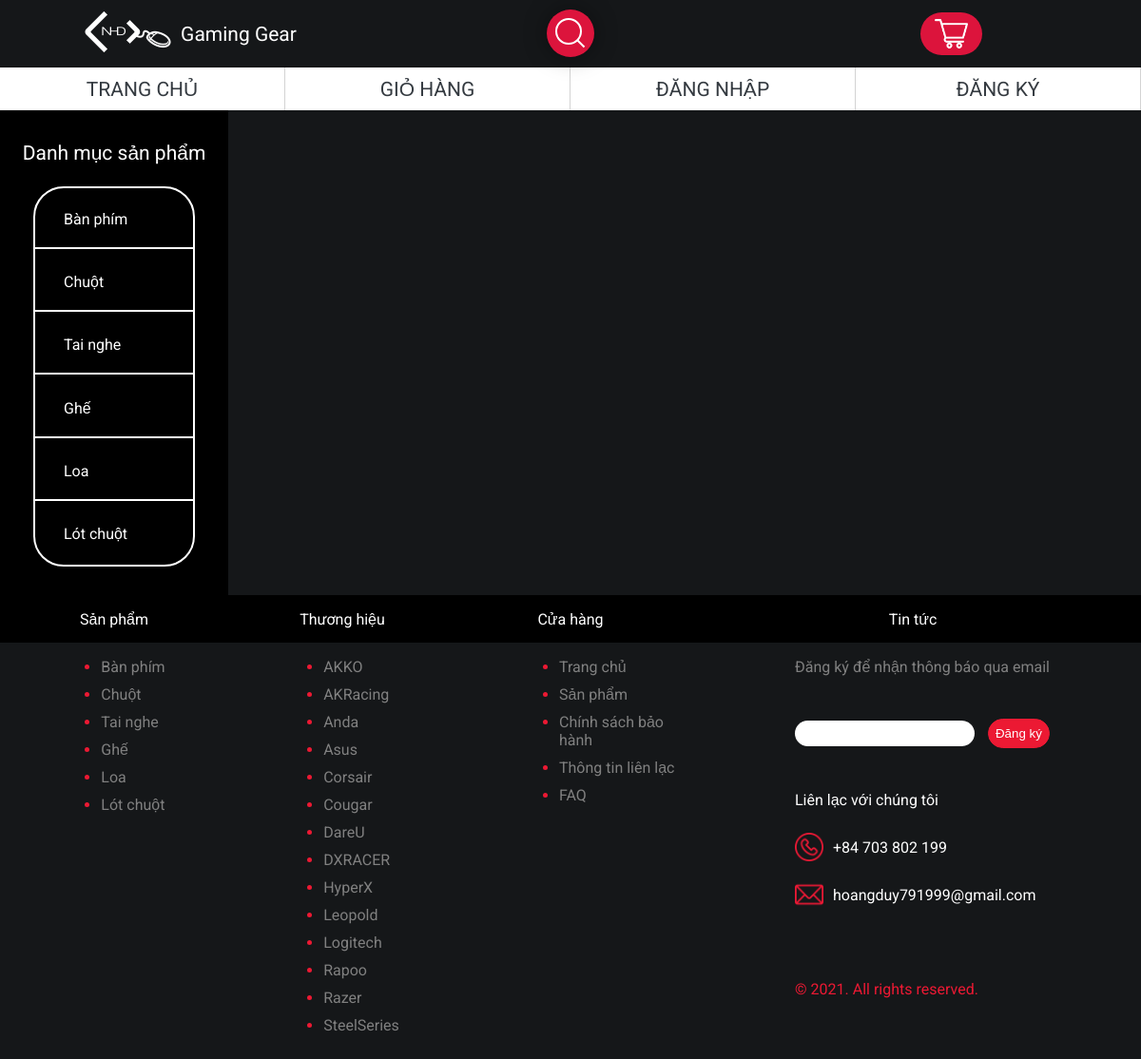
/view/product.php?category_id=6, run on the app's committed database.
### tables this page shows
CREATE TABLE IF NOT EXISTS `category` (
  `id` int(11) NOT NULL,
  `name` varchar(50) NOT NULL,
  PRIMARY KEY (`id`)
);

CREATE TABLE IF NOT EXISTS `brand` (
  `name` varchar(20) NOT NULL,
  `link` varchar(50) NOT NULL
);

### model/db.php (called while the page is built, shortened)
<?php
$servername = "localhost";
$dbusername = "root";
$dbpassword = "";
$dbname = "grid-gaming-gear";
function readDatabase($sql, $parameter)
{
    global $servername, $dbusername, $dbpassword, $dbname;
    $options = array(
        PDO::MYSQL_ATTR_INIT_COMMAND => "SET NAMES utf8",
        PDO::ATTR_ERRMODE => PDO::ERRMODE_EXCEPTION
    );
    try {
        $connection = new PDO('mysql:host=' . $servername . ';dbname=' . $dbname . '', $dbusername, $dbpassword, $options);
        $prepare_sql = $connection->prepare($sql);
        $prepare_sql->execute($parameter);
        $result = $prepare_sql->fetchAll();
        return $result;
    } catch (PDOException $e) {
        echo "Connection failed: " . $e->getMessage();
    }
}

### controller/footer-brand.php (the view)
<?php
$sql = 'select * from brand';
$result = readDatabase($sql, array());
foreach ($result as $brand) {
    echo '<li><a href="' . $brand[1] . '" target="_blank">' . $brand[0] . '</a></li>';
}

### controller/index-category.php
<?php
$sql = 'select * from category';
$result = readDatabase($sql, array());
foreach ($result as $category) {
    echo '<a href="product.php?category_id=' . $category[0] . '">' . $category[1] . '</a>';
}

### controller/footer-product.php
<?php
$sql = 'select * from category';
$result = readDatabase($sql, array());
foreach ($result as $category) {
    echo '<li><a href="product.php?category_id=' . $category[0] . '">' . $category[1] . '</a></li>';
}

### css/styles.css (style rules this page uses)
:root { --mainColor: #ec1933; }
html { scroll-behavior: smooth; }
body { font-family: "Roboto", sans-serif; margin: 0; padding: 0; overflow: visible !important; }
a { text-decoration: none; }
.footer-products li, .footer-brands li, .footer-store li { color: var(--mainColor); padding-bottom: 10px; }
.footer-products a, .footer-brands a, .footer-store a { color: gray; }

### css/search-css.css (style rules this page uses)
* { box-sizing: border-box; }

### css/product-page.css (style rules this page uses)
.product-page-category-grid a { color: white; padding: 20px; padding-left: 30px; }
.product-page-category-grid a:not(:last-child) { border-bottom: 2px solid white; }

### data on the page
category: name "Bàn phím"
category: name "Chuột"
category: name "Tai nghe"
category: name "Ghế"
category: name "Loa"
category: name "Lót chuột"
brand: name "AKKO"
brand: name "AKRacing"
brand: name "Anda"
brand: name "Asus"
brand: name "Corsair"
brand: name "Cougar"
brand: name "DareU"
brand: name "DXRACER"
brand: name "HyperX"
brand: name "Leopold"
brand: name "Logitech"
brand: name "Rapoo"
brand: name "Razer"
brand: name "SteelSeries"
